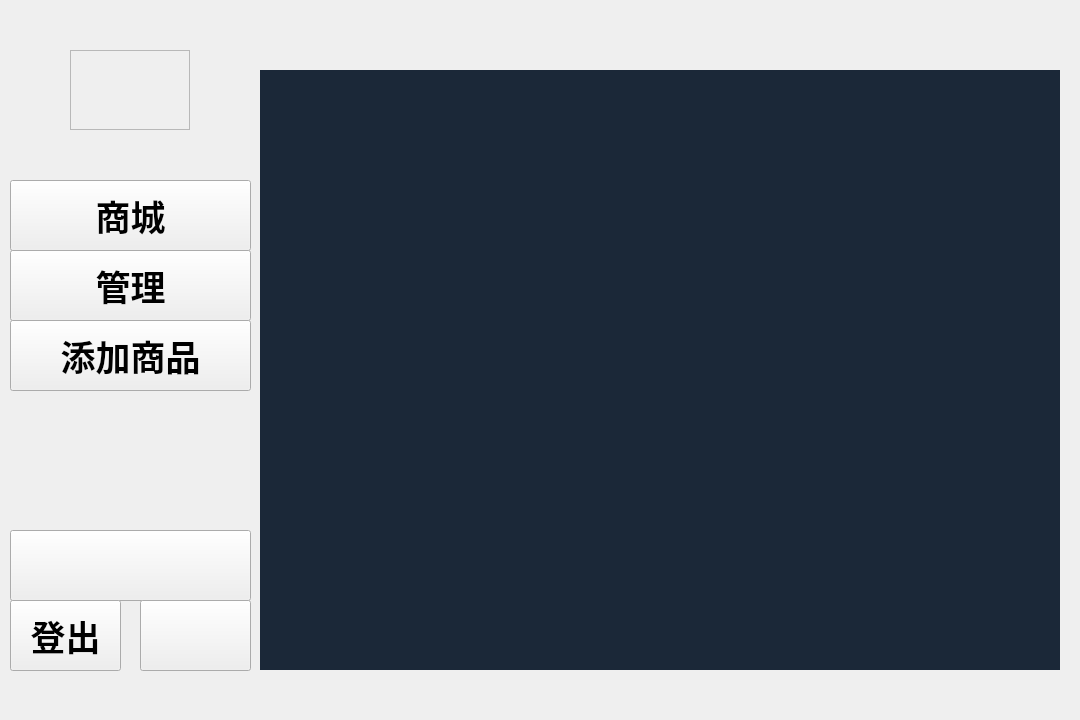
<?xml version="1.0" encoding="UTF-8"?>
<ui version="4.0">
 <class>mainWindowSailer</class>
 <widget class="QWidget" name="mainWindowSailer">
  <property name="geometry">
   <rect>
    <x>0</x>
    <y>0</y>
    <width>1080</width>
    <height>720</height>
   </rect>
  </property>
  <property name="windowTitle">
   <string>宝淘-商家</string>
  </property>
  <widget class="QPushButton" name="useredit">
   <property name="geometry">
    <rect>
     <x>10</x>
     <y>530</y>
     <width>241</width>
     <height>71</height>
    </rect>
   </property>
   <property name="font">
    <font>
     <family>Alibaba PuHuiTi</family>
     <pointsize>26</pointsize>
     <weight>75</weight>
     <bold>true</bold>
    </font>
   </property>
   <property name="cursor">
    <cursorShape>PointingHandCursor</cursorShape>
   </property>
   <property name="text">
    <string/>
   </property>
  </widget>
  <widget class="QPushButton" name="logout">
   <property name="geometry">
    <rect>
     <x>10</x>
     <y>600</y>
     <width>111</width>
     <height>71</height>
    </rect>
   </property>
   <property name="font">
    <font>
     <family>Alibaba PuHuiTi</family>
     <pointsize>26</pointsize>
     <weight>75</weight>
     <bold>true</bold>
    </font>
   </property>
   <property name="cursor">
    <cursorShape>PointingHandCursor</cursorShape>
   </property>
   <property name="text">
    <string>登出</string>
   </property>
  </widget>
  <widget class="QPushButton" name="managebt">
   <property name="geometry">
    <rect>
     <x>10</x>
     <y>250</y>
     <width>241</width>
     <height>71</height>
    </rect>
   </property>
   <property name="font">
    <font>
     <family>Alibaba PuHuiTi</family>
     <pointsize>26</pointsize>
     <weight>75</weight>
     <bold>true</bold>
    </font>
   </property>
   <property name="cursor">
    <cursorShape>PointingHandCursor</cursorShape>
   </property>
   <property name="text">
    <string>管理</string>
   </property>
  </widget>
  <widget class="QPushButton" name="market">
   <property name="geometry">
    <rect>
     <x>10</x>
     <y>180</y>
     <width>241</width>
     <height>71</height>
    </rect>
   </property>
   <property name="font">
    <font>
     <family>Alibaba PuHuiTi</family>
     <pointsize>26</pointsize>
     <weight>75</weight>
     <bold>true</bold>
    </font>
   </property>
   <property name="cursor">
    <cursorShape>PointingHandCursor</cursorShape>
   </property>
   <property name="text">
    <string>商城</string>
   </property>
  </widget>
  <widget class="QPushButton" name="changeMoney">
   <property name="geometry">
    <rect>
     <x>140</x>
     <y>600</y>
     <width>111</width>
     <height>71</height>
    </rect>
   </property>
   <property name="font">
    <font>
     <family>Alibaba PuHuiTi</family>
     <pointsize>26</pointsize>
     <weight>75</weight>
     <bold>true</bold>
    </font>
   </property>
   <property name="cursor">
    <cursorShape>PointingHandCursor</cursorShape>
   </property>
   <property name="text">
    <string/>
   </property>
  </widget>
  <widget class="QFrame" name="logo">
   <property name="geometry">
    <rect>
     <x>70</x>
     <y>50</y>
     <width>120</width>
     <height>80</height>
    </rect>
   </property>
   <property name="styleSheet">
    <string notr="true">image: url(:/new/prefix1/static/Logo.png);</string>
   </property>
   <property name="frameShape">
    <enum>QFrame::StyledPanel</enum>
   </property>
   <property name="frameShadow">
    <enum>QFrame::Raised</enum>
   </property>
  </widget>
  <widget class="QStackedWidget" name="userWidgets">
   <property name="geometry">
    <rect>
     <x>260</x>
     <y>70</y>
     <width>800</width>
     <height>600</height>
    </rect>
   </property>
   <property name="styleSheet">
    <string notr="true">background-color: rgb(27, 40, 56);</string>
   </property>
  </widget>
  <widget class="QPushButton" name="newbt">
   <property name="geometry">
    <rect>
     <x>10</x>
     <y>320</y>
     <width>241</width>
     <height>71</height>
    </rect>
   </property>
   <property name="font">
    <font>
     <family>Alibaba PuHuiTi</family>
     <pointsize>26</pointsize>
     <weight>75</weight>
     <bold>true</bold>
    </font>
   </property>
   <property name="cursor">
    <cursorShape>PointingHandCursor</cursorShape>
   </property>
   <property name="text">
    <string>添加商品</string>
   </property>
  </widget>
 </widget>
 <resources/>
 <connections/>
</ui>
